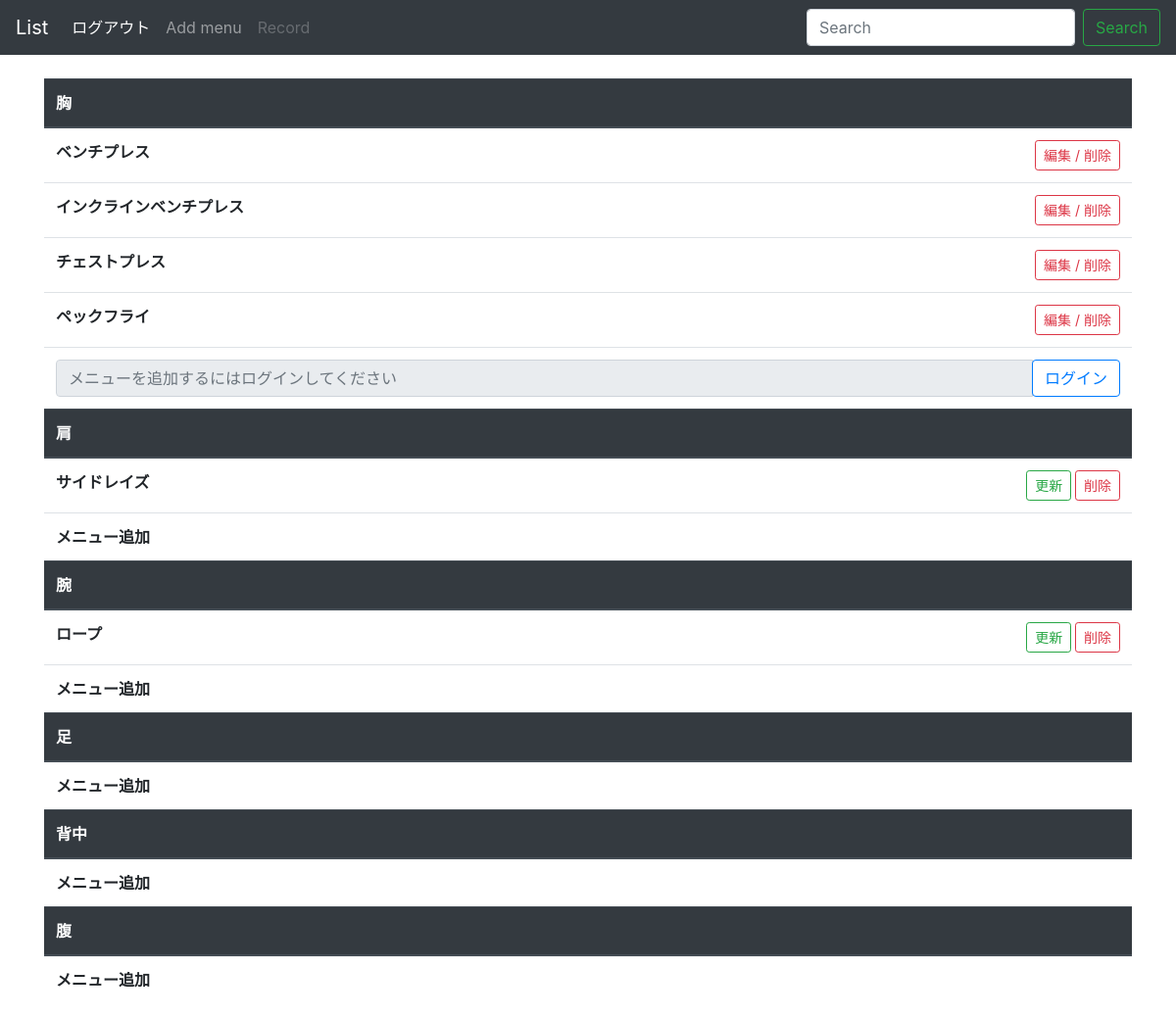
The page /recordIndex/ on the database as committed earlier.
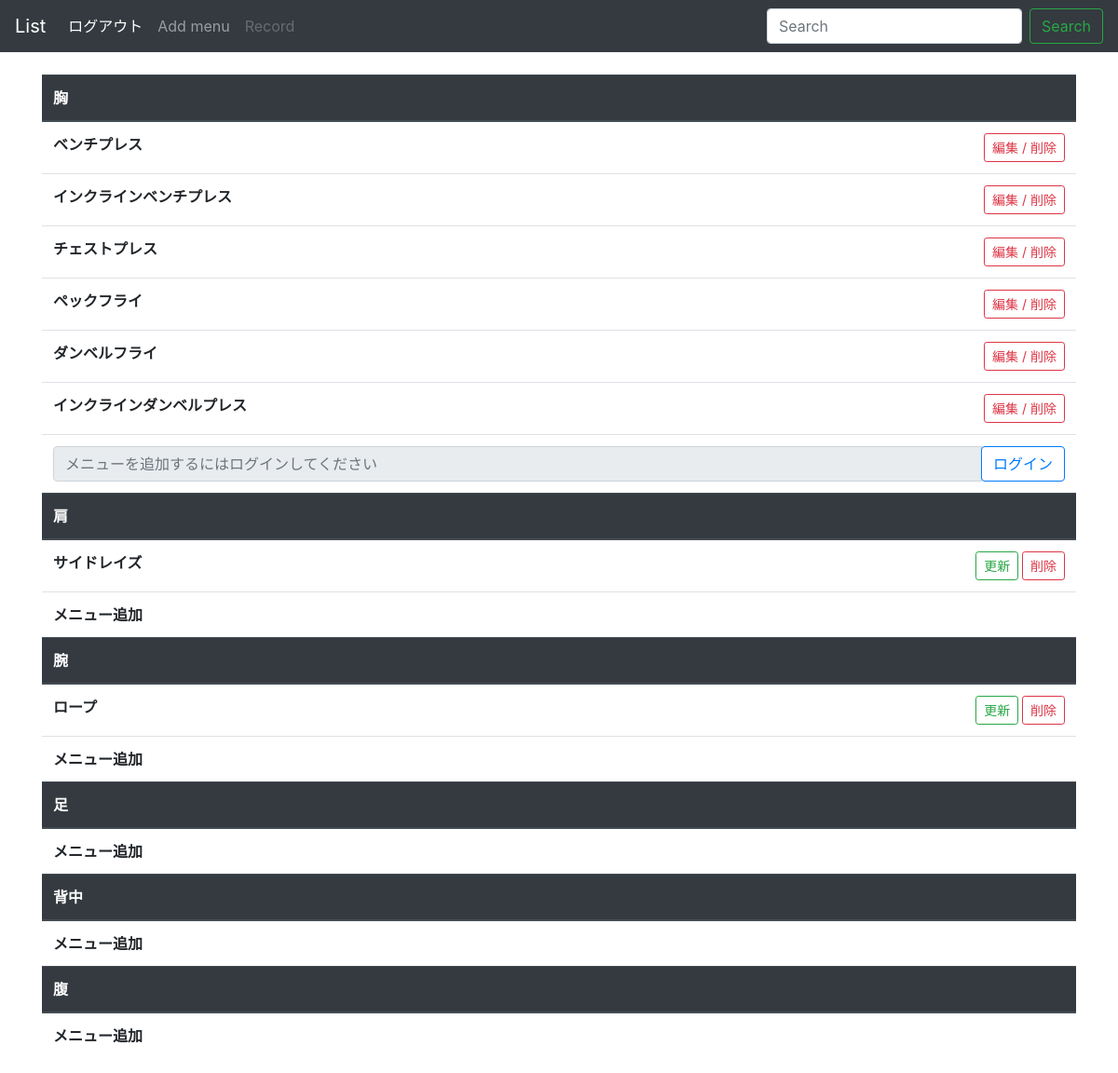
The same page on the database as committed later.
### muscle/models.py (models this page shows)
class Menu(models.Model):
    PARTS = (("chest", "胸"), ("shoulder", "肩"), ("arm", "腕"), ("leg", "足"), ("back", "背中"), ("abdomen", "腹"))
    name = models.CharField(max_length=20)
    part = models.CharField(max_length=8, choices=PARTS)
    def __str__(self):
        return self.name

### muscle/views.py (the view)
# urls.py: path("recordIndex/", recordIndexFunc, name="recordIndex"),
def recordIndexFunc(request):
    form = AddMenuForm(request.POST or None)
    if request.method == "POST" and form.is_valid():
        form.save()
        return redirect("recordIndex")
    objects = {}
    for part in PARTS:
        objects[part[0]] = Menu.objects.filter(part = part[0])
    contexts = {
            "objects" : objects
            }
    return render(request, "recordIndex.html", contexts)

### templates/recordIndex.html (shortened to what this page needs)
{% extends "base.html" %}
{% block content %}
 <br>
 <div class="container">
  <table class="table">
   <thead class="thead-dark">
    <tr>
      <th>胸</th>
    </tr>
   </thead>
   <tbody>
    {% for menu in objects.chest %}
    <tr>
     <th scope="row">{{ menu }}
      <div class="float-right">
       <a href="{% url 'edit' menu.pk %}">
       <button type="button" class="btn btn-outline-danger btn-sm">編集 / 削除</button>
       </a>
      </div>
     </th>
    </tr>
    {% endfor %}
    <th>
     {% if user.is_authenticated %}
      <form action="" method="POST">
      <div class="input-group">
        <input type="hidden" name="part" value="chest">
        <input type="text" name="name" class="form-control" placeholder="メニューを入力" aria-label="" aria-describedby="basic-addon1">
        <div class="input-group-append">
          <button class="btn btn-outline-primary" type="submit">追加</button>
        </div>
      </div>
      {% csrf_token %}
      </form>
     {% else %}
      <div class="input-group">
       <input type="text" name="name" class="form-control" placeholder="メニューを追加するにはログインしてください" aria-label="" aria-describedby="basic-addon" readonly>
       <div class="input-group-append">
        <a href="{% url 'login' %}">
         <button class="btn btn-outline-primary" type="button">ログイン</button>
        </a>
       </div>
     </div>
      {% endif %}
    </th>
   </tbody>
   <thead class="thead-dark">
    <tr>
      <th>肩</th>
    </tr>
   </thead>
   <tbody>
    {% for menu in objects.shoulder %}
    <tr>
      <th scope="row">{{ menu }}<div class="float-right"><button type="button" class="btn btn-outline-success btn-sm">更新</button> <button type="button" class="btn btn-outline-danger btn-sm">削除</button></div></th>
    </tr>
    {% endfor %}
    <th>メニュー追加</th>
   </tbody>
   <thead class="thead-dark">
    <tr>
      <th>腕</th>
    </tr>
   </thead>
   <tbody>
    {% for menu in objects.arm %}
    <tr>
      <th scope="row">{{ menu }}<div class="float-right"><button type="button" class="btn btn-outline-success btn-sm">更新</button> <button type="button" class="btn btn-outline-danger btn-sm">削除</button></div></th>
    </tr>
    {% endfor %}
    <th>メニュー追加</th>
   </tbody>
   <thead class="thead-dark">
    <tr>
      <th>足</th>
    </tr>
   </thead>
   <tbody>
    <th>メニュー追加</th>
   </tbody>
   <thead class="thead-dark">
    <tr>
      <th>背中</th>
    </tr>
   </thead>
   <tbody>
    <th>メニュー追加</th>
   </tbody>
   <thead class="thead-dark">
    <tr>
      <th>腹</th>
    </tr>
   </thead>
   <tbody>
    <th>メニュー追加</th>
   </tbody>
  </table>
 </div>
{% endblock content %}

### templates/base.html (shortened to what this page needs)
<!doctype html>
<html lang="en">
  <head>
    <link rel="stylesheet" href="https://stackpath.bootstrapcdn.com/bootstrap/4.4.1/css/bootstrap.min.css">
  </head>
  <body>
   <nav class="navbar navbar-expand-lg navbar-dark bg-dark">
     <a class="navbar-brand" href="#">List</a>
     <div class="collapse navbar-collapse" id="navbarSupportedContent">
       <ul class="navbar-nav mr-auto">
         <li class="nav-item active">
             <a class="nav-link" href="{% url 'logout' %}">ログアウト<span class="sr-only">(current)</span></a>
         </li>
         <li class="nav-item">
           <a class="nav-link" href="#">Add menu</a>
         </li>
         <li class="nav-item">
           <a class="nav-link disabled" href="#">Record</a>
         </li>
       </ul>
       <form class="form-inline my-2 my-lg-0">
         <input class="form-control mr-sm-2" type="text" placeholder="Search" aria-label="Search">
         <button class="btn btn-outline-success my-2 my-sm-0" type="submit">Search</button>
       </form>
     </div>
   </nav>
    {% block content %}
    {% endblock content %}
  </body>
</html>

Rows that differ between the two databases and show on the page:
added Menu: name "ダンベルフライ"
added Menu: name "インクラインダンベルプレス"
